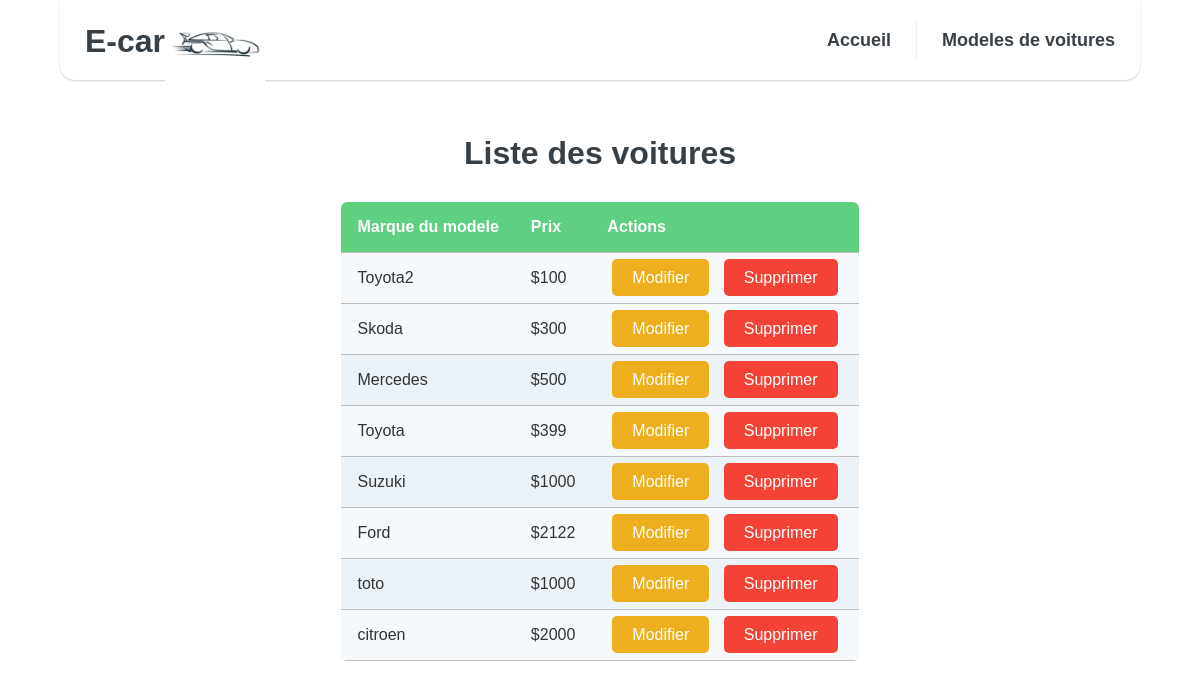
The app's page /list-car.php with its own data.
### tables this page shows
CREATE TABLE `car` (
  `id` int(11) NOT NULL,
  `brand_name` varchar(255) NOT NULL,
  `price` decimal(10,0) DEFAULT NULL,
  `createdAt` datetime NOT NULL DEFAULT CURRENT_TIMESTAMP
);

### functions.php (called while the page is built, shortened)
<?php
function getCarList($conn)
{
    $query = $conn->prepare('SELECT * FROM car');
    $query->execute();
    return $query->fetchAll();
}

### list-car.php (the view, shortened to what this page needs)
<!DOCTYPE html>
<html lang="en">
<head>
    <link rel="stylesheet" href="assets/styles/style.css">
</head>
<body>
    <?php include 'components/nav-bar.php' ?>
    <?php include 'functions.php' ?>
    <?php
    $listCar = getCarList($conn);
    ?>
    <main>
        <h1>Liste des voitures</h1>
        <table class="rwd-table">
            <tbody>
                <thead>
                    <tr>
                        <th>Marque du modele</th>
                        <th>Prix</th>
                        <th>Actions</th>
                    </tr>
                </thead>
                <?php foreach ($listCar as $key => $car) { ?>
                <tr>
                    <td data-th="Supplier Code">
                    <?php echo $car['brand_name'] ?>
                    </td>
                    <td data-th="Net Amount">
                        $<?php echo $car['price'] ?>
                    </td>
                    <td data-th="Actions">
                        <a href="edit-car.php?id=<?php echo $car['id'] ?>" class="edit">Modifier</a>
                        <a href="form-actions/delete_car.php?id=<?php echo $car['id'] ?>" class="delete">Supprimer</a>
                    </td>
                </tr>
                <?php } ?>
            </tbody>
        </table>
    </main>
</body>
</html>

### components/nav-bar.php (shortened to what this page needs)
<header>
    <div class="nav-wrapper">
        <div class="logo-container">
            <h1>E-car</h1>
            <img class="logo" src="assets/images/logo.png" alt="Logo">
        </div>
        <nav>
            <div class="nav-container">
                <ul class="nav-tabs">
                    <li class="nav-tab">
                    <a href="index.php">
                            Accueil
                        </a>
                    </li>
                    <li class="nav-tab">
                        <a href="list-car.php">
                            Modeles de voitures
                        </a>
                    </li>
                </ul>
            </div>
        </nav>
    </div>
</header>

### assets/styles/style.css (style rules this page uses)
*, *:before, *:after { -moz-box-sizing: border-box; -webkit-box-sizing: border-box; box-sizing: border-box; }
body { font-family: "Nunito", sans-serif; color: #384047; margin: 0; height: 100vh; width: 100vw; overflow: hidden; }
.nav-wrapper { display: flex; position: relative; flex-direction: row; flex-wrap: nowrap; align-items: center; justify-content: space-between; margin: auto; width: 90%; height: 80px; border-radius: 0 0 15px 15px; padding: 0 25px; z-index: 2; background: #fff; box-shadow: 0 1px 2px rgba(0, 0, 0, 0.2); }
.logo-container { display: flex; justify-content: center; align-items: end; }
.logo { height: 100px; }
.nav-tabs { display: flex; font-weight: 600; font-size: 18px; list-style: none; }
.nav-tab:not(:last-child) { padding: 10px 25px; margin: 0; border-right: 1px solid #eee; }
.nav-tab:last-child { padding: 10px 0 0 25px; }
.nav-tab, .menu-btn { cursor: pointer; }
main { display: flex; flex-direction: column; align-items: center; justify-content: center; padding: 55px 10px; }
h1 { margin: 0 0 30px 0; text-align: center; }
a { text-decoration: none; color: #384047; }
.rwd-table { margin: auto; min-width: 300px; max-width: 100%; border-collapse: collapse; }
.rwd-table thead tr:first-child { border-top: none; background: #5fcf80; color: #fff; }
.rwd-table tr { border-top: 1px solid #ddd; border-bottom: 1px solid #ddd; background-color: #f5f9fc; }
.rwd-table tr:nth-child(odd):not(:first-child) { background-color: #ebf3f9; }
.rwd-table th { display: none; }
.rwd-table td { display: block; }
.rwd-table td:first-child { margin-top: .5em; }
.rwd-table td:last-child { margin-bottom: .5em; }
.rwd-table td:before { content: attr(data-th) ": "; font-weight: bold; width: 120px; display: inline-block; color: #000; }
.rwd-table th, .rwd-table td { text-align: left; }
.rwd-table { color: #333; border-radius: .4em; overflow: hidden; }
.rwd-table tr { border-color: #bfbfbf; }
.rwd-table th, .rwd-table td { padding: .5em 1em; }
@media screen and (min-width: 600px) { .rwd-table td:before { display: none; } }
@media screen and (min-width: 600px) { .rwd-table th, .rwd-table td { display: table-cell; padding: .25em .5em; } }
@media screen and (min-width: 600px) { .rwd-table th:first-child, .rwd-table td:first-child { padding-left: 0; } }
@media screen and (min-width: 600px) { .rwd-table th:last-child, .rwd-table td:last-child { padding-right: 0; } }
@media screen and (min-width: 600px) { .rwd-table th, .rwd-table td { padding: 1em !important; } }
.delete { background: #f44336; color: white; border: none; cursor: pointer; padding: 10px 20px; border-radius: 5px; margin: 5px; }
.edit { background: #edaf1e; color: white; border: none; cursor: pointer; padding: 10px 20px; border-radius: 5px; margin: 5px; }

### records on screen
car: brand_name "Toyota2", price "100"
car: brand_name "Skoda", price "300"
car: brand_name "Mercedes", price "500"
car: brand_name "Toyota", price "399"
car: brand_name "Suzuki", price "1000"
car: brand_name "Ford", price "2122"
car: brand_name "toto", price "1000"
car: brand_name "citroen", price "2000"
